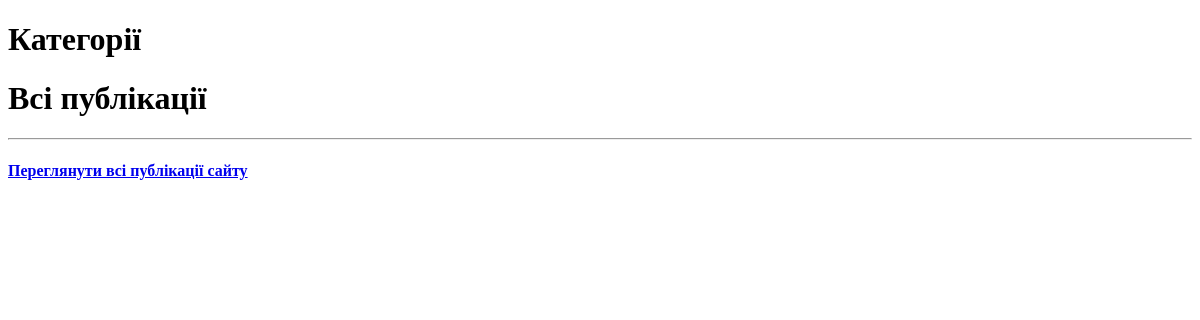
The app's page /, older data.
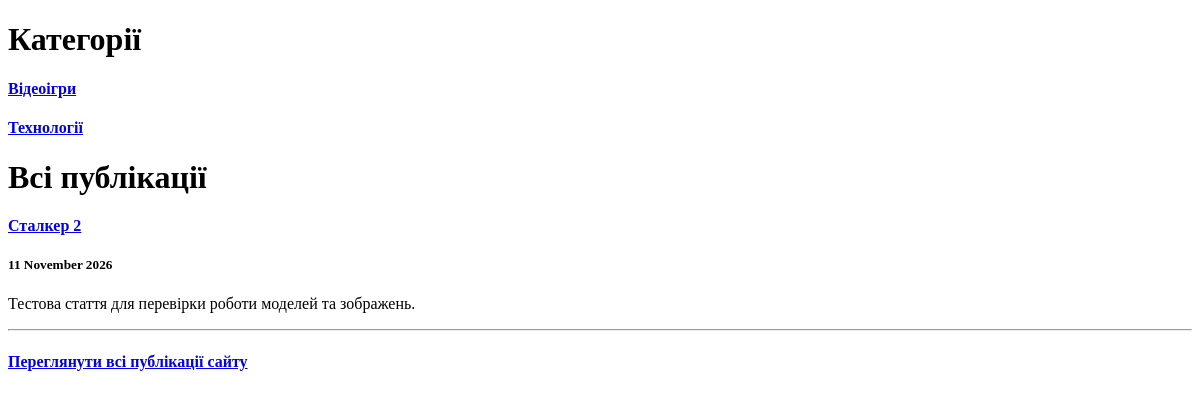
The same page, newer data.
### app_blog/models.py (models this page shows, shortened)
class Category(models.Model):
    category = models.CharField(u'Категорія', max_length=250, help_text=u'Максимум 250 символів')
    slug = models.SlugField(u'Слаг')
    objects = models.Manager()
    class Meta:
        verbose_name = u'Категорія для публікації'
        verbose_name_plural = u'Категорії для публікацій'

class Article(models.Model):
    title = models.CharField(u'Заголовок', max_length=250, help_text=u'Максимум 250 сим.')
    description = models.TextField(blank=True, verbose_name=u'Опис')
    pub_date = models.DateTimeField(u'Дата публікації', default=timezone.now)
    slug = models.SlugField(u'Слаг', unique_for_date='pub_date')
    main_page = models.BooleanField(u'Головна', default=False, help_text=u'Показувати на головній сторінці')
    category = models.ForeignKey(Category, related_name='articles', blank=True, null=True, verbose_name=u'Категорія', on_delete=models.CASCADE)
    objects = models.Manager()
    class Meta:
        ordering = ['-pub_date']
        verbose_name = u'Стаття'
        verbose_name_plural = u'Статті'
    def get_absolute_url(self):
        try:
            url = reverse('news-detail', kwargs={
                'year': self.pub_date.strftime("%Y"),
                'month': self.pub_date.strftime("%m"),
                'day': self.pub_date.strftime("%d"),
                'slug': self.slug
            })
        except:
            url = "/"
        return url

### app_blog/views.py (the view)
# urls.py: path(r'', HomePageView.as_view(), name='home'),
class HomePageView(ListView):
    model = Article
    template_name = 'index.html'
    context_object_name = 'categories'
    def get_context_data(self, **kwargs):
        context = super(HomePageView, self).get_context_data(**kwargs)
        context['articles'] = Article.objects.filter(main_page=True)[:5]
        return context
    def get_queryset(self, *args, **kwargs):
        categories = Category.objects.all()
        return categories

### app_blog/templates/index.html (shortened to what this page needs)
<!DOCTYPE html>
<html lang="uk">
<head>
</head>
<body>
    <h1>Категорії</h1>
    {% if categories %}
        {% for item in categories %}
        <div>
            <a href="{% url 'articles-category-list' slug=item.slug %}">
                <h4>{{ item.category }}</h4>
            </a>
        </div>
        {% endfor %}
    {% endif %}
    <h1>Всі публікації</h1>
    {% if articles %}
        {% for item in articles %}
        <div>
            <a href="{{ item.get_absolute_url }}">
                <h4>{{ item.title }}</h4>
            </a>
            <h5>{{ item.pub_date|date:"j E Y"|safe|linebreaks }}</h5>
            <p>{{ item.description|safe|escape|striptags|truncatewords_html:32 }}</p>
        </div>
        {% endfor %}
    {% endif %}
    <hr>
    <a href="{% url 'articles-list' %}"><h4>Переглянути всі публікації сайту</h4></a>
</body>
</html>

Row changes from the older to the newer data that the page shows:
added Category: category "Відеоігри"
added Category: category "Технології"
added Article: title "Сталкер 2", pub_date "11 November 2026", description "Тестова стаття для перевірки роботи моделей та зображень."
